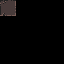

This is a level from a 2D game, rendered from its Tiled map with the project's own tilesets. A one-line summary and the complete map file follow:
An orthogonal 4x4 tile map with 16x16 px tiles, 5 tile layers (regions, output1_Ground1, output2_Ground1, output3_Ground1, ...), 1 hidden layer not drawn.

<map version="1.10" tiledversion="1.11.0" orientation="orthogonal" renderorder="right-down" width="4" height="4" tilewidth="16" tileheight="16" infinite="0" nextlayerid="24" nextobjectid="1">
 <tileset firstgid="1" source="atlas_floor-16x16.tsx" />
 <layer id="23" name="regions" width="4" height="4">
  <data encoding="csv">
1,0,0,0,
0,0,0,0,
0,0,0,0,
0,0,0,0
</data>
 </layer>
 <layer id="2" name="input_Ground1" width="4" height="4" visible="0">
  <data encoding="csv">
1,0,0,0,
0,0,0,0,
0,0,0,0,
0,0,0,0
</data>
 </layer>
 <layer id="18" name="output1_Ground1" width="4" height="4">
  <properties>
   <property name="Probability" value="0.5" />
  </properties>
  <data encoding="csv">
1,0,0,0,
0,0,0,0,
0,0,0,0,
0,0,0,0
</data>
 </layer>
 <layer id="19" name="output2_Ground1" width="4" height="4">
  <properties>
   <property name="Probability" value="0.15" />
  </properties>
  <data encoding="csv">
2,0,0,0,
0,0,0,0,
0,0,0,0,
0,0,0,0
</data>
 </layer>
 <layer id="20" name="output3_Ground1" width="4" height="4">
  <properties>
   <property name="Probability" value="0.2" />
  </properties>
  <data encoding="csv">
3,0,0,0,
0,0,0,0,
0,0,0,0,
0,0,0,0
</data>
 </layer>
 <layer id="21" name="output4_Ground1" width="4" height="4">
  <properties>
   <property name="Probability" value="0.15" />
  </properties>
  <data encoding="csv">
9,0,0,0,
0,0,0,0,
0,0,0,0,
0,0,0,0
</data>
 </layer>
</map>
